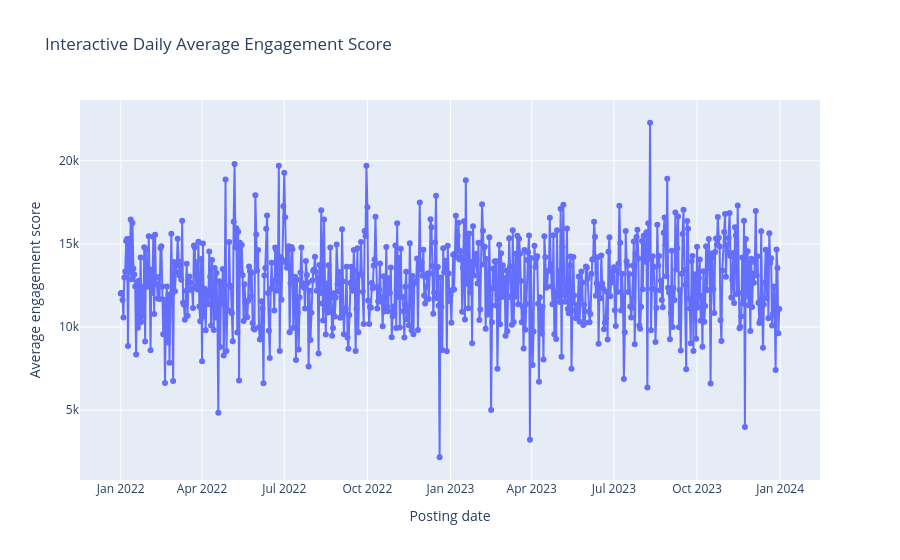

Notebook code for this chart:
### Code cell
plotly_daily = daily_engagement.reset_index()
plotly_daily.columns = ["posted_at", "avg_engagement_score"]
plotly_daily["posted_at"] = pd.to_datetime(plotly_daily["posted_at"])

fig = px.line(
    plotly_daily,
    x="posted_at",
    y="avg_engagement_score",
    markers=True,
    title="Interactive Daily Average Engagement Score",
    labels={
        "posted_at": "Posting date",
        "avg_engagement_score": "Average engagement score"
    }
)
fig.update_layout(hovermode="x unified")
fig.show()

### Figure 1 — Plotly figure (JSON) as saved in the notebook; plotly's stock layout.template omitted (floating-point values rounded to 4 significant figures; data arrays with more than 128 entries replaced by an {"elided": "..."} marker saying what was removed)
{"data": [{"hovertemplate": "Posting date=%{x}<br>Average engagement score=%{y}<extra></extra>", "legendgroup": "", "line": {"color": "#636efa", "dash": "solid"}, "marker": {"symbol": "circle"}, "mode": "lines+markers", "name": "", "orientation": "v", "showlegend": false, "type": "scatter", "x": {"elided": "729 str values"}, "xaxis": "x", "y": {"elided": "729 float values"}, "yaxis": "y"}], "layout": {"hovermode": "x unified", "legend": {"tracegroupgap": 0}, "title": {"text": "Interactive Daily Average Engagement Score"}, "xaxis": {"anchor": "y", "domain": [0, 1], "title": {"text": "Posting date"}}, "yaxis": {"anchor": "x", "domain": [0, 1], "title": {"text": "Average engagement score"}}}}
